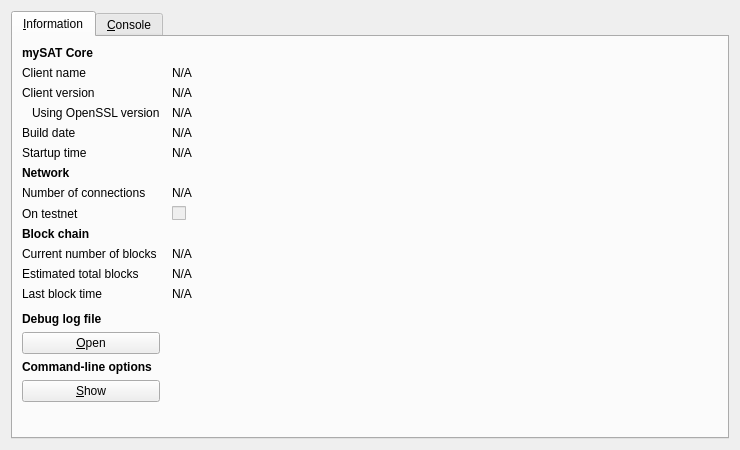
<?xml version="1.0" encoding="UTF-8"?>
<ui version="4.0">
 <class>RPCConsole</class>
 <widget class="QDialog" name="RPCConsole">
  <property name="geometry">
   <rect>
    <x>0</x>
    <y>0</y>
    <width>740</width>
    <height>450</height>
   </rect>
  </property>
  <property name="windowTitle">
   <string>mySAT - Debug window</string>
  </property>
  <layout class="QVBoxLayout" name="verticalLayout_2">
   <item>
    <widget class="QTabWidget" name="tabWidget">
     <property name="currentIndex">
      <number>0</number>
     </property>
     <widget class="QWidget" name="tab_info">
      <attribute name="title">
       <string>&amp;Information</string>
      </attribute>
      <layout class="QGridLayout" name="gridLayout" columnstretch="0,1">
       <property name="horizontalSpacing">
        <number>12</number>
       </property>
       <item row="0" column="0">
        <widget class="QLabel" name="label_9">
         <property name="font">
          <font>
           <weight>75</weight>
           <bold>true</bold>
          </font>
         </property>
         <property name="text">
          <string>mySAT Core</string>
         </property>
        </widget>
       </item>
       <item row="1" column="0">
        <widget class="QLabel" name="label_5">
         <property name="text">
          <string>Client name</string>
         </property>
        </widget>
       </item>
       <item row="1" column="1">
        <widget class="QLabel" name="clientName">
         <property name="cursor">
          <cursorShape>IBeamCursor</cursorShape>
         </property>
         <property name="text">
          <string>N/A</string>
         </property>
         <property name="textFormat">
          <enum>Qt::PlainText</enum>
         </property>
         <property name="textInteractionFlags">
          <set>Qt::LinksAccessibleByMouse|Qt::TextSelectableByKeyboard|Qt::TextSelectableByMouse</set>
         </property>
        </widget>
       </item>
       <item row="2" column="0">
        <widget class="QLabel" name="label_6">
         <property name="text">
          <string>Client version</string>
         </property>
        </widget>
       </item>
       <item row="2" column="1">
        <widget class="QLabel" name="clientVersion">
         <property name="cursor">
          <cursorShape>IBeamCursor</cursorShape>
         </property>
         <property name="text">
          <string>N/A</string>
         </property>
         <property name="textFormat">
          <enum>Qt::PlainText</enum>
         </property>
         <property name="textInteractionFlags">
          <set>Qt::LinksAccessibleByMouse|Qt::TextSelectableByKeyboard|Qt::TextSelectableByMouse</set>
         </property>
        </widget>
       </item>
       <item row="3" column="0">
        <widget class="QLabel" name="label_14">
         <property name="text">
          <string>Using OpenSSL version</string>
         </property>
         <property name="indent">
          <number>10</number>
         </property>
        </widget>
       </item>
       <item row="3" column="1">
        <widget class="QLabel" name="openSSLVersion">
         <property name="cursor">
          <cursorShape>IBeamCursor</cursorShape>
         </property>
         <property name="text">
          <string>N/A</string>
         </property>
         <property name="textFormat">
          <enum>Qt::PlainText</enum>
         </property>
         <property name="textInteractionFlags">
          <set>Qt::LinksAccessibleByMouse|Qt::TextSelectableByKeyboard|Qt::TextSelectableByMouse</set>
         </property>
        </widget>
       </item>
       <item row="4" column="0">
        <widget class="QLabel" name="label_12">
         <property name="text">
          <string>Build date</string>
         </property>
        </widget>
       </item>
       <item row="4" column="1">
        <widget class="QLabel" name="buildDate">
         <property name="cursor">
          <cursorShape>IBeamCursor</cursorShape>
         </property>
         <property name="text">
          <string>N/A</string>
         </property>
         <property name="textFormat">
          <enum>Qt::PlainText</enum>
         </property>
         <property name="textInteractionFlags">
          <set>Qt::LinksAccessibleByMouse|Qt::TextSelectableByKeyboard|Qt::TextSelectableByMouse</set>
         </property>
        </widget>
       </item>
       <item row="5" column="0">
        <widget class="QLabel" name="label_13">
         <property name="text">
          <string>Startup time</string>
         </property>
        </widget>
       </item>
       <item row="5" column="1">
        <widget class="QLabel" name="startupTime">
         <property name="cursor">
          <cursorShape>IBeamCursor</cursorShape>
         </property>
         <property name="text">
          <string>N/A</string>
         </property>
         <property name="textFormat">
          <enum>Qt::PlainText</enum>
         </property>
         <property name="textInteractionFlags">
          <set>Qt::LinksAccessibleByMouse|Qt::TextSelectableByKeyboard|Qt::TextSelectableByMouse</set>
         </property>
        </widget>
       </item>
       <item row="6" column="0">
        <widget class="QLabel" name="label_11">
         <property name="font">
          <font>
           <weight>75</weight>
           <bold>true</bold>
          </font>
         </property>
         <property name="text">
          <string>Network</string>
         </property>
        </widget>
       </item>
       <item row="7" column="0">
        <widget class="QLabel" name="label_7">
         <property name="text">
          <string>Number of connections</string>
         </property>
        </widget>
       </item>
       <item row="7" column="1">
        <widget class="QLabel" name="numberOfConnections">
         <property name="cursor">
          <cursorShape>IBeamCursor</cursorShape>
         </property>
         <property name="text">
          <string>N/A</string>
         </property>
         <property name="textFormat">
          <enum>Qt::PlainText</enum>
         </property>
         <property name="textInteractionFlags">
          <set>Qt::LinksAccessibleByMouse|Qt::TextSelectableByKeyboard|Qt::TextSelectableByMouse</set>
         </property>
        </widget>
       </item>
       <item row="8" column="0">
        <widget class="QLabel" name="label_8">
         <property name="text">
          <string>On testnet</string>
         </property>
        </widget>
       </item>
       <item row="8" column="1">
        <widget class="QCheckBox" name="isTestNet">
         <property name="enabled">
          <bool>false</bool>
         </property>
         <property name="text">
          <string/>
         </property>
        </widget>
       </item>
       <item row="9" column="0">
        <widget class="QLabel" name="label_10">
         <property name="font">
          <font>
           <weight>75</weight>
           <bold>true</bold>
          </font>
         </property>
         <property name="text">
          <string>Block chain</string>
         </property>
        </widget>
       </item>
       <item row="10" column="0">
        <widget class="QLabel" name="label_3">
         <property name="text">
          <string>Current number of blocks</string>
         </property>
        </widget>
       </item>
       <item row="10" column="1">
        <widget class="QLabel" name="numberOfBlocks">
         <property name="cursor">
          <cursorShape>IBeamCursor</cursorShape>
         </property>
         <property name="text">
          <string>N/A</string>
         </property>
         <property name="textFormat">
          <enum>Qt::PlainText</enum>
         </property>
         <property name="textInteractionFlags">
          <set>Qt::LinksAccessibleByMouse|Qt::TextSelectableByKeyboard|Qt::TextSelectableByMouse</set>
         </property>
        </widget>
       </item>
       <item row="11" column="0">
        <widget class="QLabel" name="label_4">
         <property name="text">
          <string>Estimated total blocks</string>
         </property>
        </widget>
       </item>
       <item row="11" column="1">
        <widget class="QLabel" name="totalBlocks">
         <property name="cursor">
          <cursorShape>IBeamCursor</cursorShape>
         </property>
         <property name="text">
          <string>N/A</string>
         </property>
         <property name="textFormat">
          <enum>Qt::PlainText</enum>
         </property>
         <property name="textInteractionFlags">
          <set>Qt::LinksAccessibleByMouse|Qt::TextSelectableByKeyboard|Qt::TextSelectableByMouse</set>
         </property>
        </widget>
       </item>
       <item row="12" column="0">
        <widget class="QLabel" name="label_2">
         <property name="text">
          <string>Last block time</string>
         </property>
        </widget>
       </item>
       <item row="12" column="1">
        <widget class="QLabel" name="lastBlockTime">
         <property name="cursor">
          <cursorShape>IBeamCursor</cursorShape>
         </property>
         <property name="text">
          <string>N/A</string>
         </property>
         <property name="textFormat">
          <enum>Qt::PlainText</enum>
         </property>
         <property name="textInteractionFlags">
          <set>Qt::LinksAccessibleByMouse|Qt::TextSelectableByKeyboard|Qt::TextSelectableByMouse</set>
         </property>
        </widget>
       </item>
       <item row="13" column="0">
        <spacer name="verticalSpacer_2">
         <property name="orientation">
          <enum>Qt::Vertical</enum>
         </property>
         <property name="sizeHint" stdset="0">
          <size>
           <width>20</width>
           <height>20</height>
          </size>
         </property>
        </spacer>
       </item>
       <item row="14" column="0">
        <widget class="QLabel" name="labelDebugLogfile">
         <property name="font">
          <font>
           <weight>75</weight>
           <bold>true</bold>
          </font>
         </property>
         <property name="text">
          <string>Debug log file</string>
         </property>
        </widget>
       </item>
       <item row="15" column="0">
        <widget class="QPushButton" name="openDebugLogfileButton">
         <property name="toolTip">
          <string>Open the mySAT debug log file from the current data directory. This can take a few seconds for large log files.</string>
         </property>
         <property name="text">
          <string>&amp;Open</string>
         </property>
         <property name="autoDefault">
          <bool>false</bool>
         </property>
        </widget>
       </item>
       <item row="16" column="0">
        <widget class="QLabel" name="labelCLOptions">
         <property name="font">
          <font>
           <weight>75</weight>
           <bold>true</bold>
          </font>
         </property>
         <property name="text">
          <string>Command-line options</string>
         </property>
        </widget>
       </item>
       <item row="17" column="0">
        <widget class="QPushButton" name="showCLOptionsButton">
         <property name="toolTip">
          <string>Show the mySAT-Qt help message to get a list with possible mySAT command-line options.</string>
         </property>
         <property name="text">
          <string>&amp;Show</string>
         </property>
         <property name="autoDefault">
          <bool>false</bool>
         </property>
        </widget>
       </item>
       <item row="18" column="0">
        <spacer name="verticalSpacer">
         <property name="orientation">
          <enum>Qt::Vertical</enum>
         </property>
         <property name="sizeHint" stdset="0">
          <size>
           <width>20</width>
           <height>40</height>
          </size>
         </property>
        </spacer>
       </item>
      </layout>
     </widget>
     <widget class="QWidget" name="tab_console">
      <attribute name="title">
       <string>&amp;Console</string>
      </attribute>
      <layout class="QVBoxLayout" name="verticalLayout_3">
       <property name="spacing">
        <number>3</number>
       </property>
       <item>
        <widget class="QTextEdit" name="messagesWidget">
         <property name="minimumSize">
          <size>
           <width>0</width>
           <height>100</height>
          </size>
         </property>
         <property name="readOnly">
          <bool>true</bool>
         </property>
         <property name="tabKeyNavigation" stdset="0">
          <bool>false</bool>
         </property>
         <property name="columnCount" stdset="0">
          <number>2</number>
         </property>
        </widget>
       </item>
       <item>
        <layout class="QHBoxLayout" name="horizontalLayout">
         <property name="spacing">
          <number>3</number>
         </property>
         <item>
          <widget class="QLabel" name="label">
           <property name="text">
            <string notr="true">&gt;</string>
           </property>
          </widget>
         </item>
         <item>
          <widget class="QLineEdit" name="lineEdit"/>
         </item>
         <item>
          <widget class="QPushButton" name="clearButton">
           <property name="maximumSize">
            <size>
             <width>24</width>
             <height>24</height>
            </size>
           </property>
           <property name="toolTip">
            <string>Clear console</string>
           </property>
           <property name="text">
            <string/>
           </property>
           <property name="icon">
            <iconset resource="../bitcoin.qrc">
             <normaloff>:/icons/remove</normaloff>:/icons/remove</iconset>
           </property>
           <property name="shortcut">
            <string notr="true">Ctrl+L</string>
           </property>
           <property name="autoDefault">
            <bool>false</bool>
           </property>
          </widget>
         </item>
        </layout>
       </item>
      </layout>
     </widget>
    </widget>
   </item>
  </layout>
 </widget>
 <resources>
  <include location="../bitcoin.qrc"/>
 </resources>
 <connections/>
</ui>
